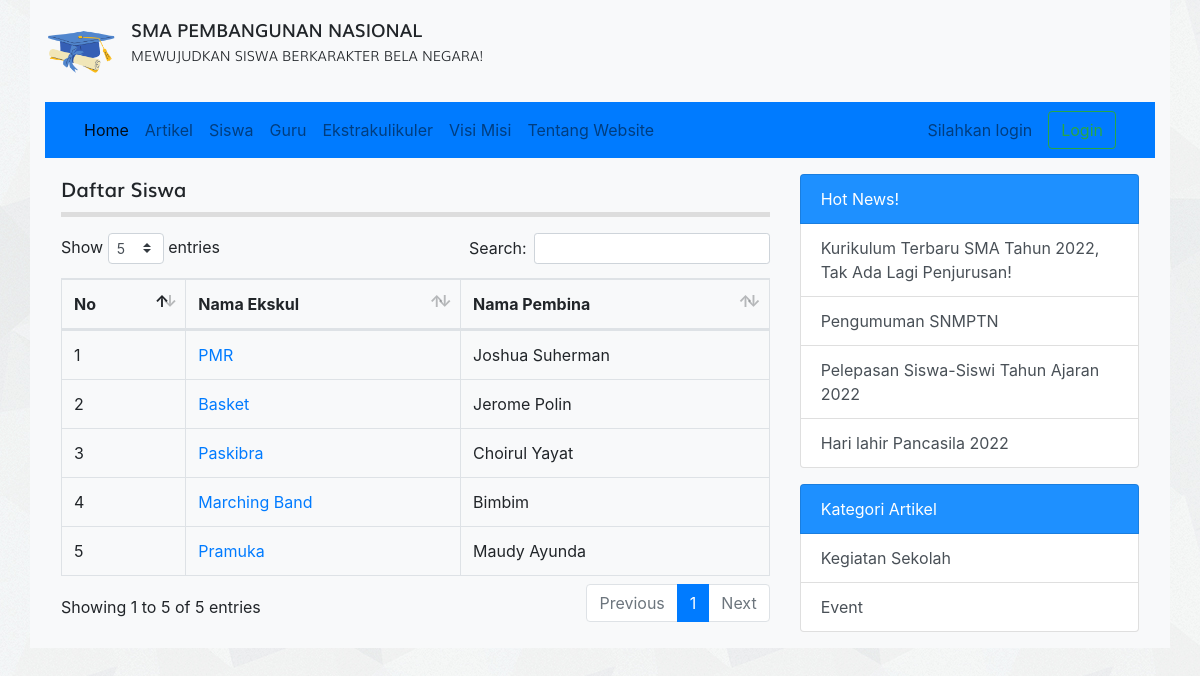
The page /ekskul.php on the database its author committed.
### tables this page shows
CREATE TABLE `tbl_ekskul` (
  `id` int(15) NOT NULL,
  `nama_ekskul` varchar(255) DEFAULT NULL,
  `pembina` varchar(255) DEFAULT NULL
);

CREATE TABLE `tbl_artikel` (
  `id` int(11) NOT NULL,
  `judul` varchar(255) DEFAULT NULL,
  `isi` text DEFAULT NULL,
  `tanggal` date DEFAULT NULL,
  `foto` varchar(100) DEFAULT NULL,
  `id_kategori` int(11) DEFAULT NULL
);

CREATE TABLE `tbl_kategori_artikel` (
  `id` int(11) NOT NULL,
  `nama_kategori` varchar(30) DEFAULT NULL
);

### ekskul.php (the view, shortened to what this page needs)
<?php
require_once 'koneksi.php';
$query = mysqli_query($koneksi, "SELECT id, nama_ekskul, pembina FROM tbl_ekskul");
$no = 1;
?>
<!DOCTYPE html>
<html>
<head>
	<link rel="stylesheet" href="resources/datatables/datatables.min.css">
	<link rel="stylesheet" href="resources/fonts/stylesheet.css">
	<link rel="stylesheet" href="resources/css/bootstrap.min.css">
	<link rel="stylesheet" href="resources/css/style.css">
</head>
<body>
	<div class="container bg-light">
		<div class="logo clearfix">
			<div class="float-left mt-3 mb-3">
				<img src="resources/images/logo.png" alt="Logo Sekolah" width="70px" class="float-left mr-3">
				<div class="text float-right">
					<span class="sma">SMA PEMBANGUNAN NASIONAL</span><br>
					<span class="visi">MEWUJUDKAN SISWA BERKARAKTER BELA NEGARA!</span>
				</div>
			</div>
		</div>
		<?php require_once 'navbar.php'; ?>
		<div class="row p-3">
			<div class="col-md-8">
				<div class="title mb-3">
					Daftar Siswa
				</div>
				<table id="table_id" class="dataTable table table-bordered">
				    <thead>
				        <tr>
				            <th>No</th>
				            <th>Nama Ekskul</th>
				            <th>Nama Pembina</th>
				        </tr>
				    </thead>
				    <tbody>
						<?php while($row = mysqli_fetch_assoc($query)) : ?>
				        	<tr>
				        		<td><?= $no++ ?></td>
				        		<td><a href="detail_ekskul.php?id=<?= $row['id'] ?>" target="_blank"><?= isset($row['nama_ekskul']) ? $row['nama_ekskul'] : 'PRAMUKA' ?></a></td>
				        		<td><?= $row['pembina'] ?></td>
				        	</tr>
						<?php endwhile; ?>
				    </tbody>
				</table>
			</div>
			<?php require 'sidebar.php'; ?>
</body>
</html>

### sidebar.php
<?php
$query_artikel_terbaru = mysqli_query($koneksi, "SELECT * FROM tbl_artikel ORDER BY tanggal ASC LIMIT 4");
$query_kategori_artikel= mysqli_query($koneksi, "SELECT * FROM tbl_kategori_artikel LIMIT 4");
?>
<div class="col-sm-4">
	<div class="list-group">
		<span class="list-group-item text-white" style="background-color: #1E90FF">Hot News!</span>
		<?php while($artikel_terbaru = mysqli_fetch_assoc($query_artikel_terbaru)) : ?>
			<a href="detail_artikel.php?id=<?= $artikel_terbaru['id'] ?>" class="list-group-item list-group-item-action"><?= $artikel_terbaru['judul'] ?></a>
		<?php endwhile; ?>
	</div>
	<div class="list-group">
		<span class="list-group-item text-white mt-3" style="background-color: #1E90FF">Kategori Artikel</span>
		<?php while($kategori_artikel = mysqli_fetch_assoc($query_kategori_artikel)) : ?>
			<a href="kategori.php?id=<?= $kategori_artikel['id'] ?>" class="list-group-item list-group-item-action"><?= $kategori_artikel['nama_kategori'] ?></a>
		<?php endwhile; ?>
	</div>
</div>

### resources/css/style.css (style rules this page uses)
body { background-image: url('../images/bg_all.jpg'); }
.sma { font-family: 'mulisemibold'; font-size: 18px; }
.visi { font-family: 'mulilight'; font-size: 14px; }
.title { font-family: 'mulisemibold'; font-size: 20px; padding-bottom: 7.5px; border-bottom: 5px solid #ddd }

### rows shown on the page
tbl_ekskul: nama_ekskul "PMR", pembina "Joshua Suherman"
tbl_ekskul: nama_ekskul "Basket", pembina "Jerome Polin"
tbl_ekskul: nama_ekskul "Paskibra", pembina "Choirul Yayat"
tbl_ekskul: nama_ekskul "Marching Band", pembina "Bimbim"
tbl_ekskul: nama_ekskul "Pramuka", pembina "Maudy Ayunda"
tbl_artikel: judul "Kurikulum Terbaru SMA Tahun 2022, Tak Ada Lagi Penjurusan!"
tbl_artikel: judul "Pengumuman SNMPTN"
tbl_artikel: judul "Pelepasan Siswa-Siswi Tahun Ajaran 2022"
tbl_artikel: judul "Hari lahir Pancasila 2022"
tbl_kategori_artikel: nama_kategori "Kegiatan Sekolah"
tbl_kategori_artikel: nama_kategori "Event"
